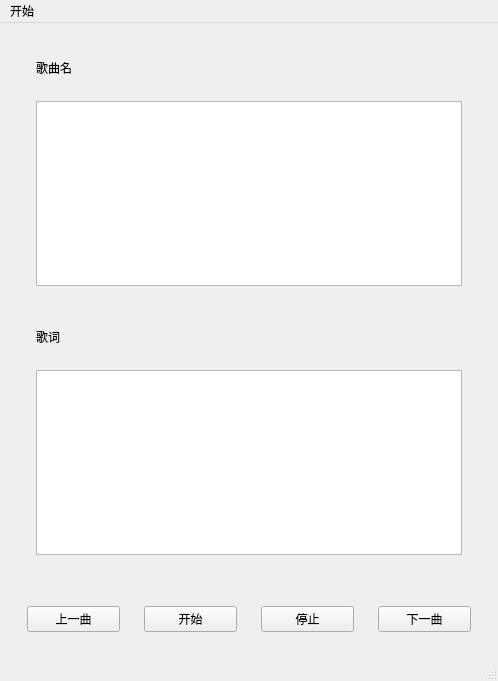
<?xml version="1.0" encoding="UTF-8"?>
<ui version="4.0">
 <class>MainWindow</class>
 <widget class="QMainWindow" name="MainWindow">
  <property name="geometry">
   <rect>
    <x>0</x>
    <y>0</y>
    <width>498</width>
    <height>681</height>
   </rect>
  </property>
  <property name="windowTitle">
   <string>MainWindow</string>
  </property>
  <widget class="QWidget" name="centralwidget">
   <layout class="QGridLayout" name="gridLayout_3">
    <item row="0" column="0">
     <widget class="QWidget" name="widget_12" native="true">
      <layout class="QVBoxLayout" name="verticalLayout">
       <item>
        <widget class="QWidget" name="widget_10" native="true">
         <layout class="QGridLayout" name="gridLayout_2">
          <item row="0" column="0">
           <widget class="QWidget" name="widget_9" native="true">
            <layout class="QHBoxLayout" name="horizontalLayout_8">
             <item>
              <widget class="QLabel" name="label">
               <property name="text">
                <string>歌曲名</string>
               </property>
              </widget>
             </item>
            </layout>
           </widget>
          </item>
          <item row="1" column="0">
           <widget class="QWidget" name="widget_7" native="true">
            <layout class="QHBoxLayout" name="horizontalLayout_6">
             <item>
              <widget class="QTextBrowser" name="SongName"/>
             </item>
            </layout>
           </widget>
          </item>
         </layout>
        </widget>
       </item>
       <item>
        <widget class="QWidget" name="widget_11" native="true">
         <layout class="QVBoxLayout" name="verticalLayout_2">
          <item>
           <widget class="QWidget" name="widget_8" native="true">
            <layout class="QHBoxLayout" name="horizontalLayout_7">
             <item>
              <widget class="QLabel" name="label_2">
               <property name="text">
                <string>歌词</string>
               </property>
              </widget>
             </item>
            </layout>
           </widget>
          </item>
          <item>
           <widget class="QWidget" name="widget" native="true">
            <layout class="QHBoxLayout" name="horizontalLayout">
             <item>
              <widget class="QTextBrowser" name="words"/>
             </item>
            </layout>
           </widget>
          </item>
         </layout>
        </widget>
       </item>
      </layout>
     </widget>
    </item>
    <item row="1" column="0">
     <widget class="QWidget" name="widget_4" native="true">
      <layout class="QGridLayout" name="gridLayout">
       <item row="0" column="1">
        <widget class="QWidget" name="widget_2" native="true">
         <layout class="QHBoxLayout" name="horizontalLayout_2">
          <item>
           <widget class="QPushButton" name="start">
            <property name="text">
             <string>开始</string>
            </property>
           </widget>
          </item>
         </layout>
        </widget>
       </item>
       <item row="0" column="3">
        <widget class="QWidget" name="widget_3" native="true">
         <layout class="QHBoxLayout" name="horizontalLayout_3">
          <item>
           <widget class="QPushButton" name="next">
            <property name="text">
             <string>下一曲</string>
            </property>
           </widget>
          </item>
         </layout>
        </widget>
       </item>
       <item row="0" column="0">
        <widget class="QWidget" name="widget_5" native="true">
         <layout class="QHBoxLayout" name="horizontalLayout_4">
          <item>
           <widget class="QPushButton" name="previous">
            <property name="text">
             <string>上一曲</string>
            </property>
           </widget>
          </item>
         </layout>
        </widget>
       </item>
       <item row="0" column="2">
        <widget class="QWidget" name="widget_6" native="true">
         <layout class="QHBoxLayout" name="horizontalLayout_5">
          <item>
           <widget class="QPushButton" name="pause">
            <property name="text">
             <string>停止</string>
            </property>
           </widget>
          </item>
         </layout>
        </widget>
       </item>
      </layout>
     </widget>
    </item>
   </layout>
  </widget>
  <widget class="QMenuBar" name="menubar">
   <property name="geometry">
    <rect>
     <x>0</x>
     <y>0</y>
     <width>498</width>
     <height>26</height>
    </rect>
   </property>
   <widget class="QMenu" name="menu">
    <property name="title">
     <string>开始</string>
    </property>
    <addaction name="actionopen"/>
   </widget>
   <addaction name="menu"/>
  </widget>
  <widget class="QStatusBar" name="statusbar"/>
  <action name="actionopen">
   <property name="text">
    <string>打开歌单</string>
   </property>
  </action>
 </widget>
 <resources/>
 <connections/>
</ui>
